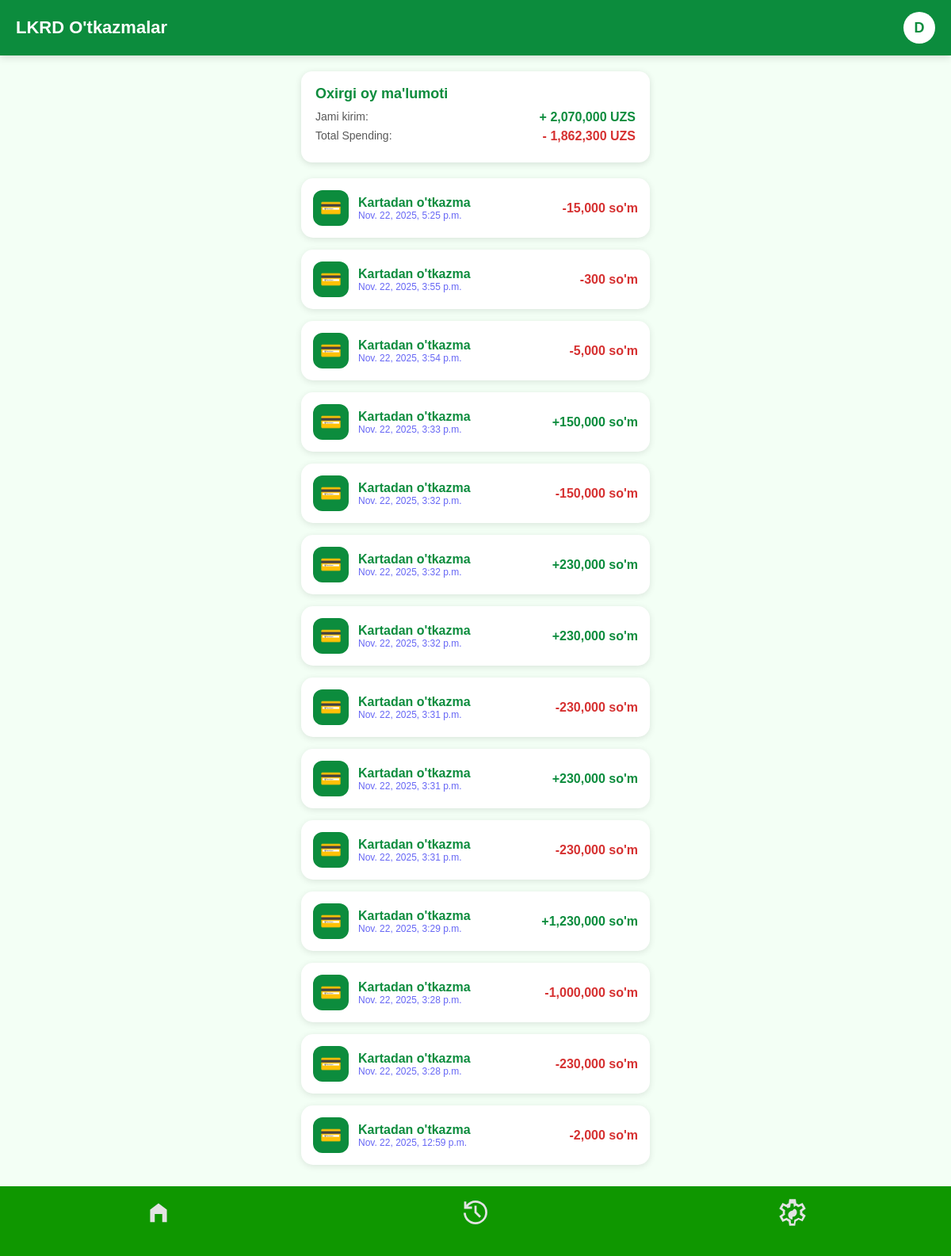
The page /transactions/ (signed in) on the database as committed earlier.
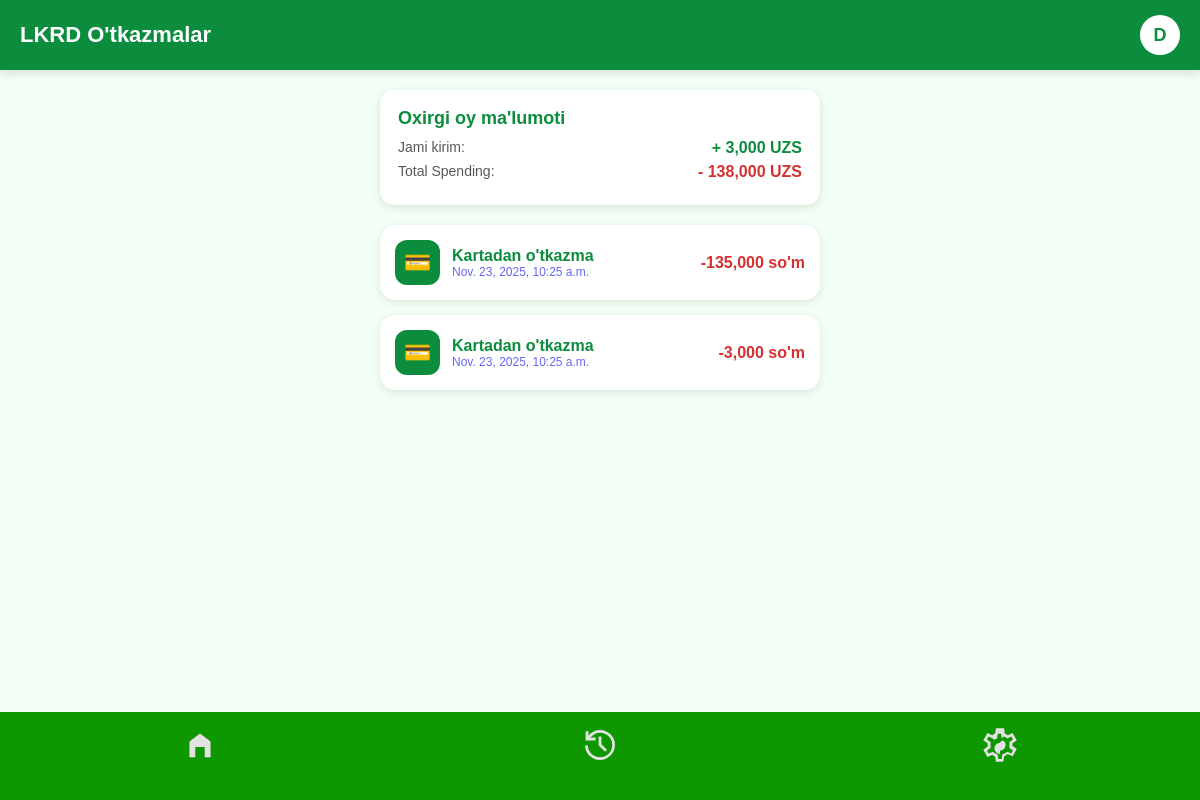
The same page on the database as committed later.
### lkrd/models.py (models this page shows, shortened)
class Transaction(models.Model):
    sender = models.ForeignKey(User,on_delete=models.SET_NULL,null=True,blank=True,related_name='my_transactions')
    receiver = models.ForeignKey(User,on_delete=models.SET_NULL,null=True,blank=True)
    sender_card = models.ForeignKey(Card,on_delete=models.SET_NULL,null=True,blank=True,related_name='my_sendings')
    receiver_card = models.ForeignKey(Card,on_delete=models.SET_NULL,null=True,blank=True)
    status = models.CharField(max_length=20,choices=transaction_status,default="Pending")
    amount = models.DecimalField(default=0,max_digits=20,decimal_places=0)
    created_at = models.DateTimeField(auto_now_add=True)

### lkrd/views.py (the view)
# urls.py: path('transactions/',views.TransactionsView.as_view(),name='transactions'),
class TransactionsView(LoginRequiredMixin,View):
    def get(self,request):
        now = timezone.now()
        transactions = Transaction.objects.filter(Q(sender=request.user)|Q(receiver=request.user)).order_by("-created_at")
        monthly_spending_obj = Transaction.objects.filter(
            created_at__year=now.year,
            created_at__month=now.month,
            sender=request.user
        )
        monthly_income_obj = Transaction.objects.filter(
            created_at__year=now.year,
            created_at__month=now.month,
            receiver=request.user
        )
        spending = monthly_spending_obj.aggregate(total=Sum('amount'))['total'] or 0
        income = monthly_income_obj.aggregate(total=Sum('amount'))['total'] or 0
        return render(request,'transactions.html',{"transactions":transactions,"spending":spending,"income":income})

### lkrd/templates/transactions.html (shortened to what this page needs)
{% load humanize %}
<!DOCTYPE html>
<html lang="en">
<head>
</head>
<body>
<div class="top-bar">
    <div>LKRD O'tkazmalar</div>
    <a href="{% url 'notifications' %}" style="text-decoration: none;" class="profile">{{request.user.first_name|slice:":1"}}</a>
</div>
<div class="container">
    <div class="summary-card">
        <div class="summary-title">Oxirgi oy ma'lumoti</div>
        <div class="summary-row">
            <div class="label">Jami kirim:</div>
            <div class="value green">+ {{income|intcomma}} UZS</div>
        </div>
        <div class="summary-row">
            <div class="label">Total Spending:</div>
            <div class="value red">- {{spending|intcomma}} UZS</div>
        </div>
    </div>
    {% for i in transactions %}
        <a href="{% url 'cheque' i.id %}" style="text-decoration: none;" class="transaction-card">
            <div class="left">
                <div class="icon">💳</div>
                <div>
                    <div class="title">Kartadan o'tkazma</div>
                    <div class="sub">{{i.created_at}}</div>
                </div>
            </div>
            {% if i.sender == request.user %}
                <div class="amount minus">-{{i.amount|intcomma}} so'm</div>
            {% else %}
                <div class="amount plus">+{{i.amount|intcomma}} so'm</div>
            {% endif %}
        </a>
    {% endfor %}
</div>
{% include 'navbar.html' %}
</body>
</html>

Rows that differ between the two databases and show on the page:
removed Transaction: created_at "Nov. 22, 2025, 5:25 p.m.", amount "15,000"
removed Transaction: created_at "Nov. 22, 2025, 3:55 p.m.", amount "300"
removed Transaction: created_at "Nov. 22, 2025, 3:54 p.m.", amount "5,000"
removed Transaction: created_at "Nov. 22, 2025, 3:33 p.m.", amount "150,000"
removed Transaction: created_at "Nov. 22, 2025, 3:32 p.m.", amount "150,000"
removed Transaction: created_at "Nov. 22, 2025, 3:32 p.m.", amount "230,000"
removed Transaction: created_at "Nov. 22, 2025, 3:32 p.m.", amount "230,000"
removed Transaction: created_at "Nov. 22, 2025, 3:31 p.m.", amount "230,000"
removed Transaction: created_at "Nov. 22, 2025, 3:31 p.m.", amount "230,000"
removed Transaction: created_at "Nov. 22, 2025, 3:31 p.m.", amount "230,000"
removed Transaction: created_at "Nov. 22, 2025, 3:29 p.m.", amount "1,230,000"
removed Transaction: created_at "Nov. 22, 2025, 3:28 p.m.", amount "1,000,000"
removed Transaction: created_at "Nov. 22, 2025, 3:28 p.m.", amount "230,000"
removed Transaction: created_at "Nov. 22, 2025, 12:59 p.m.", amount "2,000"
added Transaction: created_at "Nov. 23, 2025, 10:25 a.m.", amount "135,000"
added Transaction: created_at "Nov. 23, 2025, 10:25 a.m.", amount "3,000"
Other text that changed with them:
{{ income|intcomma }}: "2,070,000" → "3,000"
{{ spending|intcomma }}: "1,862,300" → "138,000"
